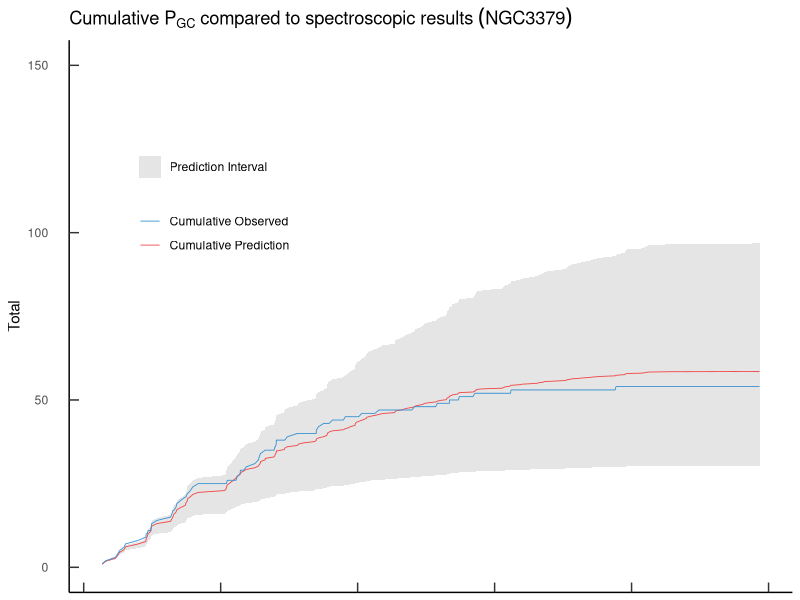
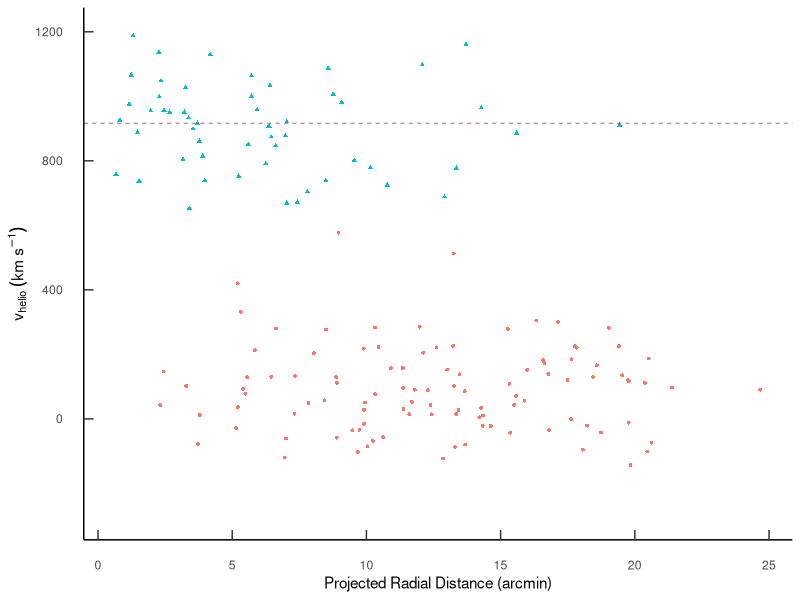

Recreate these plots in R, in order.
library(ggplot2)
data <- read.table('n3379.dat', header=TRUE)
# data$vi <- abs(data$HRV - 1091)
# data$mn <- data$vi^2 * data$Rad
# n <- nrow(data) - 219
# datasort <- data[order(data$mn),]
# gccs <- datasort[1:n,]
# cutoff <- max(gccs$mn)
data$isGCC[data$ngc == 'Y'] <- TRUE
data$isGCC[data$ngc == 'N'] <- FALSE
data$isGCC[data$v > 578] <- TRUE
# ggplot(data=data, aes(x=Rad, y=HRV))+geom_point()+geom_point(data=gccs, aes(x=Rad, y=HRV), color='blue')+scale_y_continuous(limits=c(-1000,3000))

dev_a0 <- 2.33
da0_err <- 0.22
da1_err <- 0.15
dev_a1 <- -1.62
pow_a0 <- 0.83
pa0_err <- 0.09
pow_a1 <- -1.41
pa1_err <- 0.13
contam <- 0.29 # not done asymptotically, stars+galaxies = 0.08 + 0.11
contam_err <- 0.02
gclf <- 0.46
gclf_err <- 0.01
extent <- 11.0

powP <- function(r,err=FALSE){
    pa0 <- pow_a0
    pa1 <- pow_a1
    g <- gclf
    c <- contam
    if(err == 'up'){
        pa0 <- pa0 + pa0_err
        pa1 <- pa1 + pa1_err
        g <- g + gclf_err
        c <- c - contam_err
    }
    if(err == 'down'){
        pa0 <- pa0 - pa0_err
        pa1 <- pa1 - pa1_err
        g <- g - gclf_err
        c <- c + contam_err
    }
    lsigma = pa0 + pa1*log10(r)
    sigma = 10^lsigma
    corr_sigma = sigma * g
    prob = corr_sigma / (corr_sigma + c)
    return(prob)
}

devP <- function(r,err=FALSE){
    da0 <- dev_a0
    da1 <- dev_a1
    g <- gclf
    c <- contam
    if(err == 'up'){
        da0 <- da0 + da0_err
        da1 <- da1 + da1_err
        g <- g + gclf_err
        c <- c - contam_err
    }
    if(err == 'down'){
        da0 <- da0 - da0_err
        da1 <- da1 - da1_err
        g <- g - gclf_err
        c <- c + contam_err
    }
    lsigma = da0 + da1*(r^0.25)
    sigma = 10^lsigma
    corr_sigma = sigma * g
    prob = corr_sigma / (corr_sigma + c)
    return(prob)            
}


data$gccPdev <- devP(data$Rad)
data$gccPdev_up <- devP(data$Rad, 'up')
data$gccPdev_down <- devP(data$Rad, 'down')

data$gccPpow <- powP(data$Rad)
data$gccPpow_up <- powP(data$Rad, 'up')
data$gccPpow_down <- powP(data$Rad, 'down')
datasort <- data[order(data$Rad),]

rz <- datasort
rz$gccPpowc <- cumsum(rz$gccPpow)
rz$gccPpowdc <- cumsum(rz$gccPpow_down)
rz$gccPpowuc <- cumsum(rz$gccPpow_up)

rz$gccPdevc <- cumsum(rz$gccPdev)
rz$gccPdevdc <- cumsum(rz$gccPdev_down)
rz$gccPdevuc <- cumsum(rz$gccPdev_up)

rz$isGCCc <- cumsum(rz$isGCC)

cols <- c("Cumulative Prediction"="#f04546","Cumulative Observed"="#3591d1","Prediction Interval"="grey90")

cols2 <- c("GC"="#3591d1","Not GC"="#f04546")

g1 <- ggplot(data=rz, aes(x=Rad, y=isGCCc)) + 
    geom_ribbon(aes(ymin=gccPdevdc, ymax=gccPdevuc, fill='Prediction Interval')) + 
    geom_line(aes(y=gccPdevc, color="Cumulative Prediction"), linetype=1, size=0.3) + 
    geom_line(aes(y=isGCCc, color="Cumulative Observed"), linetype=1, size=0.3) +
    scale_y_continuous(limits=c(0,150)) + 
    ylab("Total") +
    xlab("Projected Radial Distance (arcmin)") +
    ggtitle(expression(Cumulative~P[GC]~compared~to~spectroscopic~results~(NGC3379))) +
    scale_colour_manual(name="", values=cols) + 
    scale_linetype_manual(values=c(2,3)) + 
    scale_fill_manual(name="", values=cols) +
    theme_bw() + 
    theme(panel.grid.major = element_blank(), 
          panel.grid.minor = element_blank(),
          legend.title=element_blank(),
          legend.position=c(0.2,0.7),
          legend.key = element_blank(),
          panel.border = element_blank(), 
          axis.line = element_line(colour = "black"),
          axis.ticks.length=unit(-0.25, "cm"),
          axis.text.y=element_text(margin=margin(0,15,0,0)), 
          axis.title.x = element_blank(), 
          axis.text.x = element_blank())

g2 <- ggplot(data=rz, aes(x=Rad, y=v)) + 
        geom_point(aes(color=isGCC, shape=isGCC), size=1) +
        geom_hline(aes(yintercept=916.7), linetype=2, size=0.2, color='red4') +
        scale_y_continuous(limits=c(-300,1200)) + 
        ylab(expression(v[helio]~(km~s^-1))) +
        xlab("Projected Radial Distance (arcmin)") +
        theme_bw() + 
        theme(legend.position="none") + 
        theme(panel.grid.major = element_blank(), 
          panel.grid.minor = element_blank(),
          legend.title=element_blank(),
          legend.key = element_blank(),
          panel.border = element_blank(), 
          axis.line = element_line(colour = "black"),
          axis.ticks.length=unit(-0.25, "cm"),
          axis.text.y=element_text(margin=margin(0,15,0,0)), 
          axis.text.x=element_text(margin=margin(15,0,0,0)))

g3 <- rbind(ggplotGrob(g1), ggplotGrob(g2), size = "last")
# g3 <- grid.arrange(g1,g2, ncol=1, heights=c(2,1))
ggsave("Pgc3379.pdf", g3, width=8, height=8)